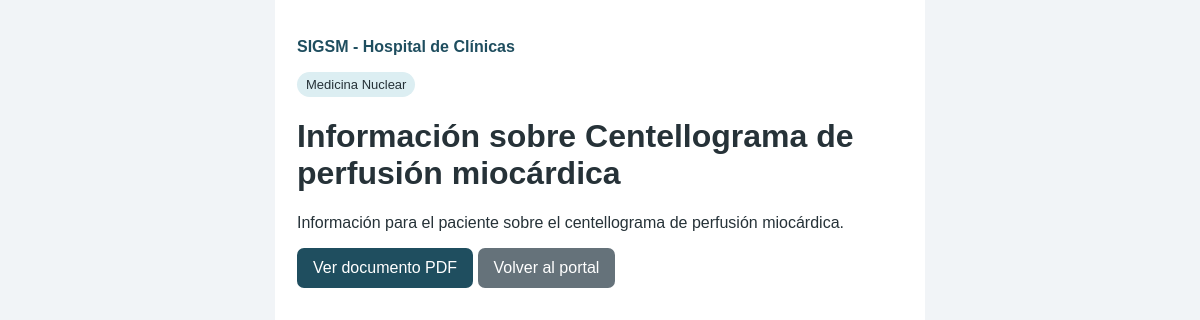
/presentacion/ver_publico.php?id=5, run on the app's committed database.
### tables this page shows
CREATE TABLE IF NOT EXISTS documentos (

    id INT AUTO_INCREMENT PRIMARY KEY,

    titulo VARCHAR(150) NOT NULL,

    categoria_id INT NOT NULL,

    descripcion TEXT,

    archivo VARCHAR(255) NOT NULL,

    activo TINYINT(1) NOT NULL DEFAULT 1,

    creado_en TIMESTAMP DEFAULT CURRENT_TIMESTAMP,

    FOREIGN KEY (categoria_id)
        REFERENCES categorias(id),

     
    CONSTRAINT chk_documentos_titulo
        CHECK (CHAR_LENGTH(TRIM(titulo)) >= 3),

    CONSTRAINT chk_documentos_archivo
        CHECK (CHAR_LENGTH(TRIM(archivo)) >= 1),

    CONSTRAINT chk_documentos_activo
        CHECK (activo IN (0,1))

);

CREATE TABLE IF NOT EXISTS categorias (

    id INT AUTO_INCREMENT PRIMARY KEY,

    nombre VARCHAR(100) NOT NULL UNIQUE,

     
    CONSTRAINT chk_categorias_nombre
        CHECK (CHAR_LENGTH(TRIM(nombre)) >= 2)

);

### logica/funciones.php (called while the page is built, shortened)
<?php
function limpiar($t) : string {
    return htmlspecialchars($t ?? '', ENT_QUOTES, 'UTF-8');
}

### presentacion/ver_publico.php (the view, shortened to what this page needs)
<?php
require_once __DIR__ . '/../logica/funciones.php';
require_once __DIR__ . '/../datos/conexion.php';
$id = (int)($_GET['id'] ?? 0);
$s = $pdo->prepare('SELECT d.*,c.nombre categoria FROM documentos d JOIN categorias c ON c.id=d.categoria_id WHERE d.id=? AND d.activo=1');
$s->execute([$id]);
$d = $s->fetch(PDO::FETCH_ASSOC);
 ?> <!DOCTYPE html>
<html lang="es">
    <head>
        <meta charset="UTF-8"> <meta name="viewport" content="width=device-width,initial-scale=1"> <link rel="stylesheet" href="css/estilo.css">
    </head>
    <body>
        <main class="movil">
            <p class="mini-logo">
                SIGSM - Hospital de Clínicas
            </p>
            <span class="etiqueta"> <?= limpiar($d['categoria']) ?></span>
            <h1>
                <?= limpiar($d['titulo']) ?>
            </h1>
            <p>
                <?= nl2br(limpiar($d['descripcion'])) ?>
            </p>
            <a class="boton" href="descargar_documento.php?id=<?= (int)$d['id'] ?>" target="_blank"> Ver documento PDF</a> <a class="boton secundario" href="../portal.php"> Volver al portal</a>
        </main>
    </body>
</html>

### presentacion/css/estilo.css (style rules this page uses)
* { box-sizing: border-box; }
body { margin: 0; font-family: Arial,sans-serif; background: #f1f4f7; color: #263238; }
.boton, button { display: inline-block; background: #1f4e5f; color: white; border: 0; padding: 11px 16px; border-radius: 7px; text-decoration: none; cursor: pointer; }
.secundario { background: #65727a; }
.etiqueta { display: inline-block; background: #dceef2; padding: 5px 9px; border-radius: 20px; font-size: 13px; }
.movil { max-width: 650px; margin: 0 auto; padding: 22px; background: white; min-height: 100vh; }
.mini-logo { font-weight: bold; color: #1f4e5f; }

### data on the page
documentos: categoria.nombre "Medicina Nuclear", titulo "Información sobre Centellograma de perfusión miocárdica", descripcion "Información para el paciente sobre el centellograma de perfusión miocárdica."
